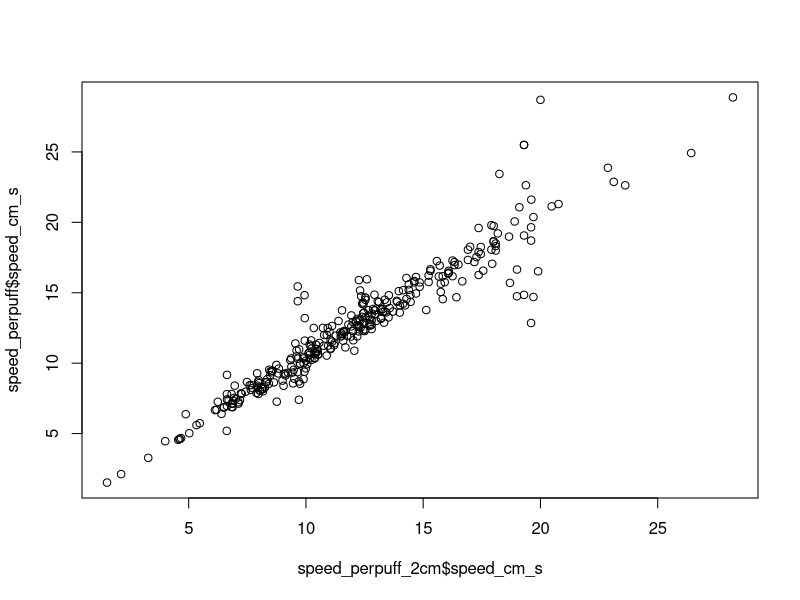
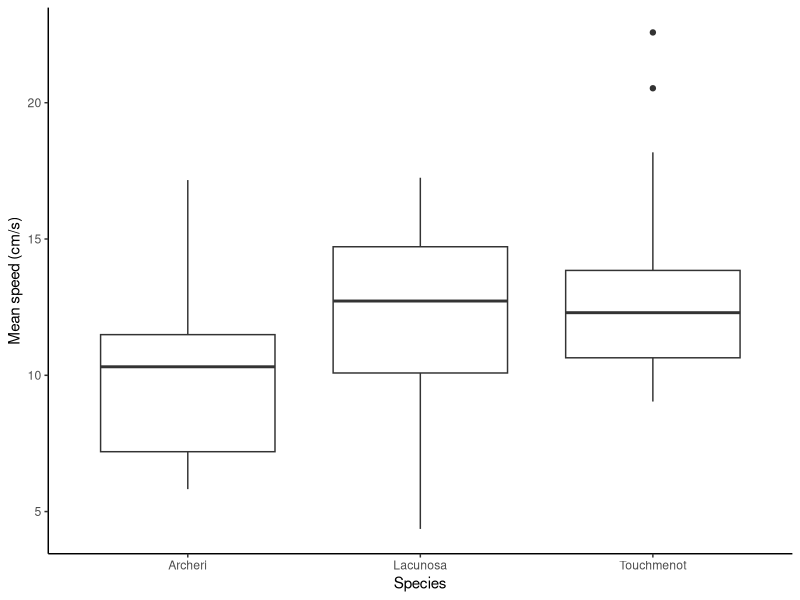
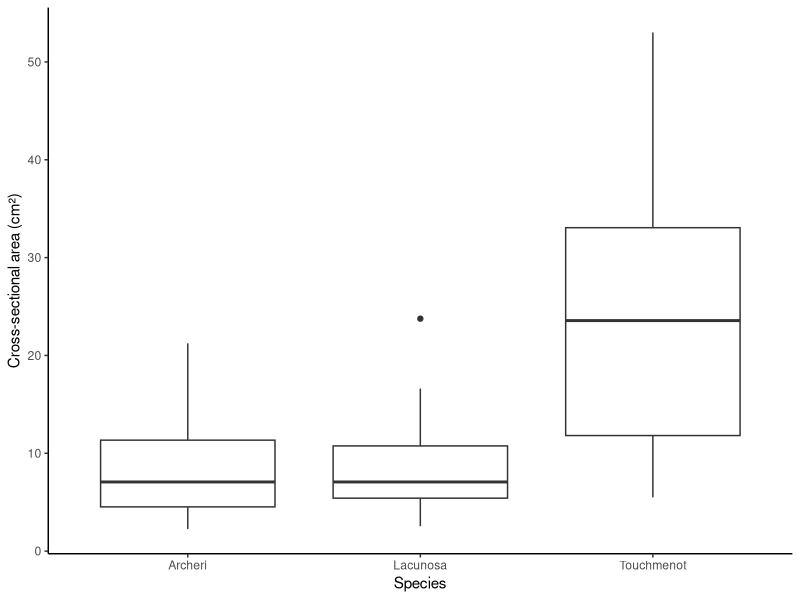
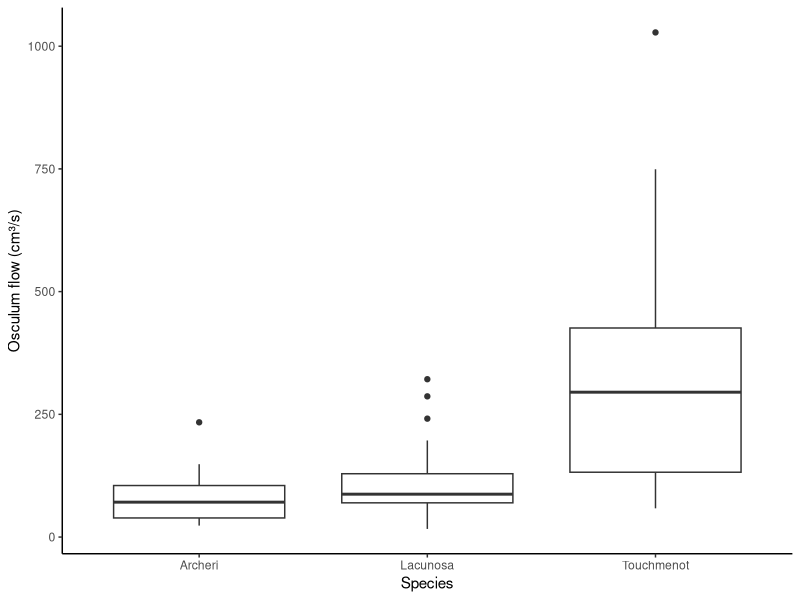
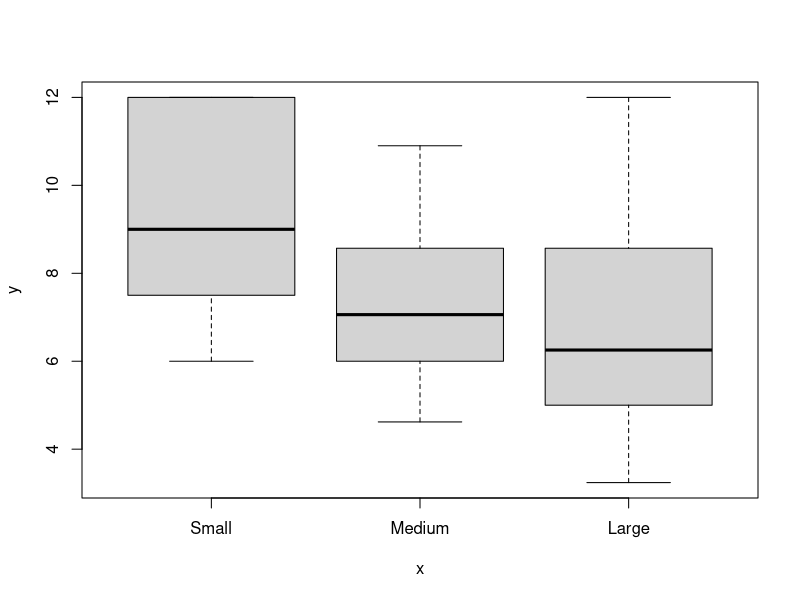
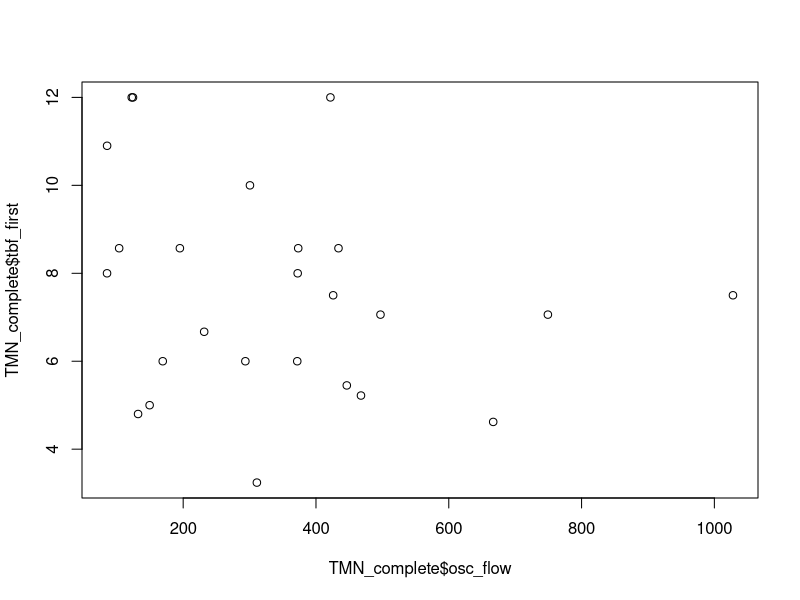

Write the R code that produced these figures, in order.
library(dplyr)
library(ggplot2)
#Things to potentially flag:
#CA_S5_01 puff #4 is lagging edge
#DA_S35_02 puff #3 is lagging edge
#CA)S62)_O1 puff #5 is short (cut?)

sponge_flow <- read.csv("raw_data/sponge_tracks_25July2026.csv")
sponge_flow <- sponge_flow %>%
  mutate(across(c(t, x, y, r, v), as.numeric))

speed_perpuff <- sponge_flow %>%
  group_by(osculum_ID, tracking_num) %>%
  filter(osculum_ID != "") %>%
  summarise(
    abs_distance_cm = abs(last(r) - first(r)),
    time_elapsed_s  = last(t) - first(t),
    speed_cm_s      = abs_distance_cm / time_elapsed_s,
    .groups = "drop"
  )
print(speed_perpuff, n = Inf)
#What is up with AB_S26_O3     puff        6? why so slow?

#Here, what is we trim to only keep first 2 cm max. This will make videos approximately hte same 
#length
speed_perpuff_2cm <- sponge_flow %>%
  filter(osculum_ID != "") %>%
  arrange(osculum_ID, tracking_num, t) %>%
  group_by(osculum_ID, tracking_num) %>%
  filter(r <= first(r) + 2) %>%
  summarise(
    abs_distance_cm = abs(last(r) - first(r)),
    time_elapsed_s  = last(t) - first(t),
    speed_cm_s      = abs_distance_cm / time_elapsed_s,
    .groups = "drop"
  )


print(speed_perpuff_2cm, n=Inf)


#Correlation
cor(speed_perpuff_2cm$speed_cm_s, speed_perpuff$speed_cm_s )
# r = 0.9500454
plot(speed_perpuff_2cm$speed_cm_s, speed_perpuff$speed_cm_s )

#Calculate mean per osculum
speed_mean <- speed_perpuff_2cm %>%
  group_by(osculum_ID) %>%
  summarise(
    mean_speed = mean(speed_cm_s, na.rm = TRUE),
    sd_speed   = sd(speed_cm_s, na.rm = TRUE),
    .groups = "drop"
  )  
print(speed_mean, n = Inf)

## check why AB_27_O1 and DA_S36_O2 sd_speed is NA

## Read in sponge morphology data set
sponge_size <- read.csv("raw_data/sponge_size_data.csv")


#Join sponge size data for matching sponges
speed_mean <- speed_mean %>%
  left_join(sponge_size, by = c("osculum_ID" = "id"))

ggplot(speed_mean, aes(x = species, y = mean_speed)) +
  geom_boxplot() +
  labs(x = "Species", y = "Mean speed (cm/s)") +
  theme_classic()

#So far, particle velocity not sig different across three species
model <- aov(mean_speed ~ species, data = speed_mean)
summary(model)
## species has a significant effect on mean speed (p = 0.0187)

#Ok, let's look at flow rate...this requires different columns for different species
#becaues they have different shapes.

speed_mean <- speed_mean %>%
  mutate(
    osc_diam1_cm = as.numeric(na_if(as.character(osc_diam1_cm), ".")),
    osc_diam2_cm = as.numeric(na_if(as.character(osc_diam2_cm), "."))
  )

#first calculate cross sectional area
speed_mean <- speed_mean %>%
  mutate(
    cross_sec_area = case_when(
      species %in% c("Archeri", "Lacunosa") ~ pi * (osc_diam1_cm/2)^2,
      species == "Touchmenot"               ~ pi * (osc_diam1_cm/2) * (osc_diam2_cm/2)
    )
  )
ggplot(speed_mean, aes(x = species, y = cross_sec_area)) +
  geom_boxplot() +
  labs(x = "Species", y = "Cross-sectional area (cm²)") +
  theme_classic()

#Now calculate flow, make box plot, and run anova
speed_mean <- speed_mean %>%
  mutate(osc_flow = cross_sec_area * mean_speed)
ggplot(speed_mean, aes(x = species, y = osc_flow)) +
  geom_boxplot() +
  labs(x = "Species", y = "Osculum flow (cm³/s)") +
  theme_classic()

model_flow <- aov(osc_flow ~ species, data = speed_mean)
summary(model_flow)
TukeyHSD(model_flow)
##tmn is significantly higher than other two

#Think about applying correction of 0.5...look for old papers....
#we will also want to emphasize that this is about RELATIVE speed, not necessarily
#getting perfect measurement of flow!

#For TMN...want to look at flow and how it (maybe) impacts tail beat freq of fish

#read in fish data
fish_tbf <- read.csv("raw_data/tbf_correlates.csv")
str(fish_tbf)
fish_tbf <- fish_tbf  %>%
  mutate(across(c(diam1, diam2, osc_depth, osculum_vol, max_height_cm, tbf_mean, depth), 
                ~as.numeric(na_if(., "."))))

fish_tbf$Fish.Size <- factor(fish_tbf$Fish.Size, levels = c("Small", "Medium", "Large"))

#Join rows that match from the flow and fish data (so far there are 20 vids)
TMN_complete <- speed_mean %>%
  inner_join(fish_tbf, by = c("osculum_ID" = "Sponge"))
print(TMN_complete, n=Inf)


#Let's see if we can't recreate Basma's finding of marg effect of fish size (qualitative)
#on tbf
lm_size <- lm(TMN_complete$tbf_first ~ TMN_complete$Fish.Size)
summary(lm_size)

#Same trend...see if we can boost sample size a bit more
plot(TMN_complete$Fish.Size, TMN_complete$tbf_first)

#now try flow rate (nope!)
lm_flow <- lm( TMN_complete$tbf_first ~ TMN_complete$osc_flow)
summary(lm_flow)
plot(TMN_complete$osc_flow, TMN_complete$tbf_first)

#Ok, look at interaction just in case
lm_interac <- lm( TMN_complete$tbf_first ~ TMN_complete$osc_flow*TMN_complete$Fish.Size)
summary(lm_interac)
#nope...it's just size
